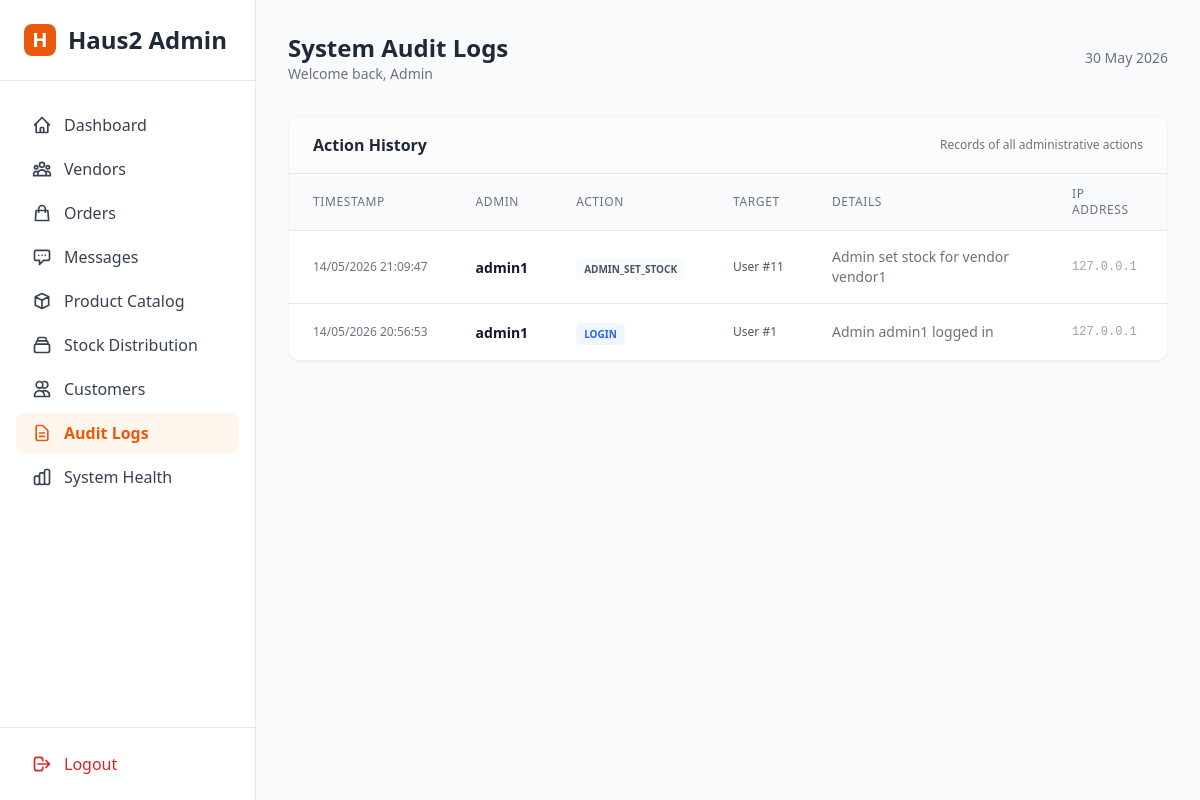
Page /web-admin/logs (signed in) on the earlier database version.
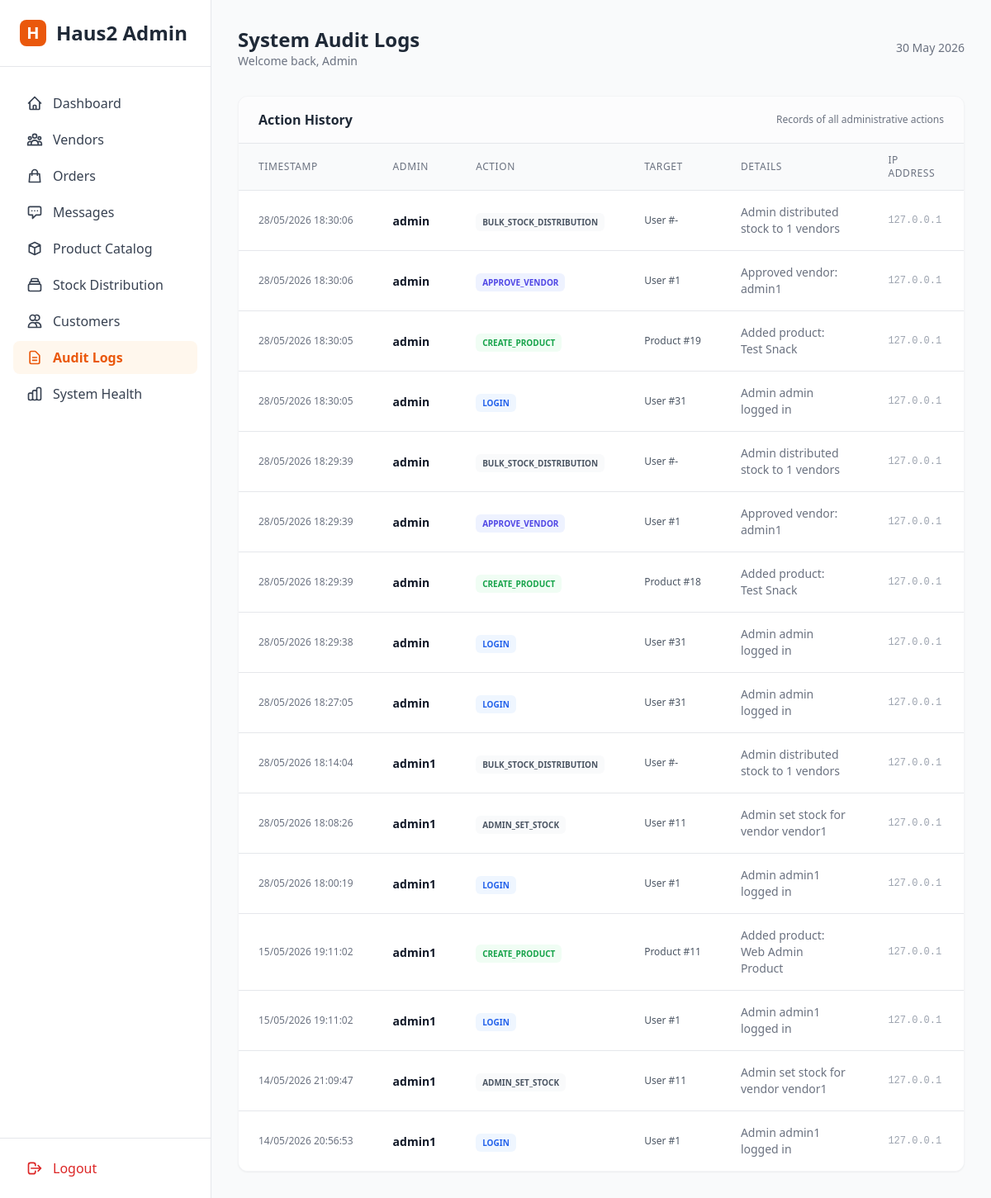
Same page on the later database version.
### app/models.py (models this page shows, shortened)
class AuditLog(db.Model, SerializerMixin):
    __tablename__ = 'audit_logs'
    id = db.Column(db.Integer, primary_key=True)
    user_id = db.Column(db.Integer, db.ForeignKey(USERS_ID_FK), nullable=True) # Who performed the action
    action = db.Column(db.String(100), nullable=False) # e.g., 'APPROVE_VENDOR', 'DELETE_PRODUCT'
    target_type = db.Column(db.String(50), nullable=True) # e.g., 'User', 'Product'
    target_id = db.Column(db.Integer, nullable=True)
    details = db.Column(db.Text, nullable=True) # JSON or string details
    ip_address = db.Column(db.String(45), nullable=True)
    created_at = db.Column(db.DateTime, default=lambda: datetime.now(timezone.utc))
    user = db.relationship('User', backref=db.backref('audit_logs', lazy=True))

class User(db.Model, SerializerMixin):
    __tablename__ = 'users'
    id = db.Column(db.Integer, primary_key=True)
    username = db.Column(db.String(80), unique=True, nullable=False)
    password_hash = db.Column(db.String(128), nullable=False)
    role = db.Column(db.String(20), nullable=False) # admin, vendor, customer
    is_verified = db.Column(db.Boolean, default=False) # For Vendor KYC
    ktp_image_url = db.Column(db.String(255), nullable=True)
    store_image_url = db.Column(db.String(255), nullable=True)
    failed_login_attempts = db.Column(db.Integer, default=0)
    locked_until = db.Column(db.DateTime, nullable=True)
    latitude = db.Column(db.Float, nullable=True)
    longitude = db.Column(db.Float, nullable=True)
    is_active = db.Column(db.Boolean, default=True) # Toggle for vendors
    fcm_token = db.Column(db.String(255), nullable=True)
    created_at = db.Column(db.DateTime, default=lambda: datetime.now(timezone.utc))
    serialize_only = ('id', 'username', 'role', 'is_verified', 'latitude', 'longitude', 'is_active', 'created_at')

### app/web_admin.py (the view)
@web_admin_bp.route('/logs', methods=['GET'])
def logs():
    if 'admin_id' not in session:
        return redirect(url_for(LOGIN_ROUTE))
    all_logs = AuditLog.query.order_by(AuditLog.created_at.desc()).all()
    return render_template('admin/logs.html', logs=all_logs)

### app/web_admin.py (called while the page is built)
@web_admin_bp.context_processor
def inject_globals():
    try:
        pending_vendors = User.query.filter_by(role='vendor', is_verified=False).count()
        unread_messages = 0
        admin_id = session.get('admin_id')
        if admin_id:
            unread_messages = ChatMessage.query.filter_by(receiver_id=admin_id, is_read=False).count()
        return {
            'now': datetime.now(timezone.utc),
            'pending_vendor_count': pending_vendors,
            'unread_msg_count': unread_messages
        }
    except:
        return {'now': datetime.now(), 'pending_vendor_count': 0, 'unread_msg_count': 0}

### app/templates/admin/logs.html (shortened to what this page needs)
{% extends 'base.html' %}
{% block header_title %}System Audit Logs{% endblock %}
{% block content %}
<div class="bg-white rounded-xl shadow-sm border border-gray-100 overflow-hidden">
    <div class="px-6 py-4 border-b bg-gray-50/50 flex justify-between items-center">
        <h3 class="font-bold text-gray-800">Action History</h3>
        <span class="text-xs text-gray-500">Records of all administrative actions</span>
    </div>
    <div class="overflow-x-auto">
        <table class="min-w-full divide-y divide-gray-200">
            <thead class="bg-gray-50">
                <tr>
                    <th class="px-6 py-3 text-left text-xs font-medium text-gray-500 uppercase tracking-wider">Timestamp</th>
                    <th class="px-6 py-3 text-left text-xs font-medium text-gray-500 uppercase tracking-wider">Admin</th>
                    <th class="px-6 py-3 text-left text-xs font-medium text-gray-500 uppercase tracking-wider">Action</th>
                    <th class="px-6 py-3 text-left text-xs font-medium text-gray-500 uppercase tracking-wider">Target</th>
                    <th class="px-6 py-3 text-left text-xs font-medium text-gray-500 uppercase tracking-wider">Details</th>
                    <th class="px-6 py-3 text-left text-xs font-medium text-gray-500 uppercase tracking-wider">IP Address</th>
                </tr>
            </thead>
            <tbody class="bg-white divide-y divide-gray-200">
                {% for log in logs %}
                <tr class="hover:bg-gray-50 transition-colors">
                    <td class="px-6 py-4 whitespace-nowrap text-xs text-gray-500">
                        {{ log.created_at.strftime('%d/%m/%Y %H:%M:%S') }}
                    </td>
                    <td class="px-6 py-4 whitespace-nowrap">
                        <span class="text-sm font-bold text-gray-900">{{ log.user.username if log.user else 'System' }}</span>
                    </td>
                    <td class="px-6 py-4 whitespace-nowrap">
                        {% set action_colors = {
                            'LOGIN': 'text-blue-600 bg-blue-50',
                            'CREATE_PRODUCT': 'text-green-600 bg-green-50',
                            'DELETE_PRODUCT': 'text-red-600 bg-red-50',
                            'APPROVE_VENDOR': 'text-indigo-600 bg-indigo-50',
                            'REJECT_VENDOR': 'text-orange-600 bg-orange-50'
                        } %}
                        <span class="px-2 py-1 text-[10px] font-black rounded-md {{ action_colors.get(log.action, 'text-gray-600 bg-gray-50') }}">
                            {{ log.action }}
                        </span>
                    </td>
                    <td class="px-6 py-4 whitespace-nowrap text-xs text-gray-600">
                        {{ log.target_type }} #{{ log.target_id if log.target_id else '-' }}
                    </td>
                    <td class="px-6 py-4 text-sm text-gray-500">
                        {{ log.details }}
                    </td>
                    <td class="px-6 py-4 whitespace-nowrap text-xs font-mono text-gray-400">
                        {{ log.ip_address }}
                    </td>
                </tr>
                {% else %}
                <tr>
                    <td colspan="6" class="px-6 py-12 text-center text-gray-500 italic">
                        No audit logs found.
                    </td>
                </tr>
                {% endfor %}
            </tbody>
        </table>
    </div>
</div>
{% endblock %}

Differences in the rows shown:
added AuditLog: created_at "28/05/2026 18:30:06", user "admin", action "BULK_STOCK_DISTRIBUTION", target_type "User", target_id "-", details "Admin distributed stock to 1 vendors", ip_address "127.0.0.1"
added AuditLog: created_at "28/05/2026 18:30:06", user "admin", action "APPROVE_VENDOR", target_type "User", target "1", details "Approved vendor: admin1", ip_address "127.0.0.1"
added AuditLog: created_at "28/05/2026 18:30:05", user "admin", action "CREATE_PRODUCT", target_type "Product", target "19", details "Added product: Test Snack", ip_address "127.0.0.1"
added AuditLog: created_at "28/05/2026 18:30:05", user "admin", action "LOGIN", target_type "User", target "31", details "Admin admin logged in", ip_address "127.0.0.1"
added AuditLog: created_at "28/05/2026 18:29:39", user "admin", action "BULK_STOCK_DISTRIBUTION", target_type "User", target_id "-", details "Admin distributed stock to 1 vendors", ip_address "127.0.0.1"
added AuditLog: created_at "28/05/2026 18:29:39", user "admin", action "APPROVE_VENDOR", target_type "User", target "1", details "Approved vendor: admin1", ip_address "127.0.0.1"
added AuditLog: created_at "28/05/2026 18:29:39", user "admin", action "CREATE_PRODUCT", target_type "Product", target "18", details "Added product: Test Snack", ip_address "127.0.0.1"
added AuditLog: created_at "28/05/2026 18:29:38", user "admin", action "LOGIN", target_type "User", target "31", details "Admin admin logged in", ip_address "127.0.0.1"
added AuditLog: created_at "28/05/2026 18:27:05", user "admin", action "LOGIN", target_type "User", target "31", details "Admin admin logged in", ip_address "127.0.0.1"
added AuditLog: created_at "28/05/2026 18:14:04", user "admin1", action "BULK_STOCK_DISTRIBUTION", target_type "User", target_id "-", details "Admin distributed stock to 1 vendors", ip_address "127.0.0.1"
added AuditLog: created_at "28/05/2026 18:08:26", user "admin1", action "ADMIN_SET_STOCK", target_type "User", target "11", details "Admin set stock for vendor vendor1", ip_address "127.0.0.1"
added AuditLog: created_at "28/05/2026 18:00:19", user "admin1", action "LOGIN", target_type "User", target "1", details "Admin admin1 logged in", ip_address "127.0.0.1"
added AuditLog: created_at "15/05/2026 19:11:02", user "admin1", action "CREATE_PRODUCT", target_type "Product", target "11", details "Added product: Web Admin Product", ip_address "127.0.0.1"
added AuditLog: created_at "15/05/2026 19:11:02", user "admin1", action "LOGIN", target_type "User", target "1", details "Admin admin1 logged in", ip_address "127.0.0.1"
